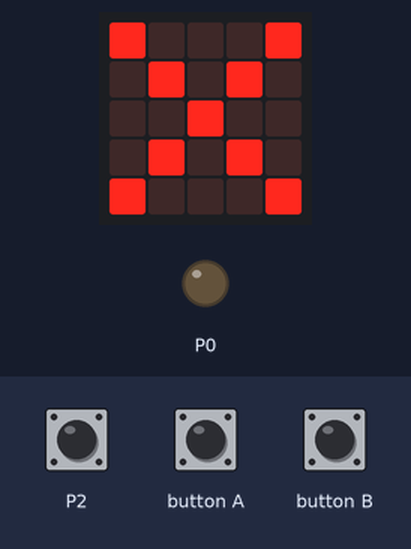
This program was run on a simulated BBC micro:bit (MakeCode). Parts: the board's 5×5 LED display, output pins drawn as LEDs (lit = HIGH). The inputs (shaded band) are chosen by the test bench; at power-on: P2 LOW.

Above: at 1.8 s.
1.9 s: P2 pulled HIGH for 0.15 s
At 2.6 s:
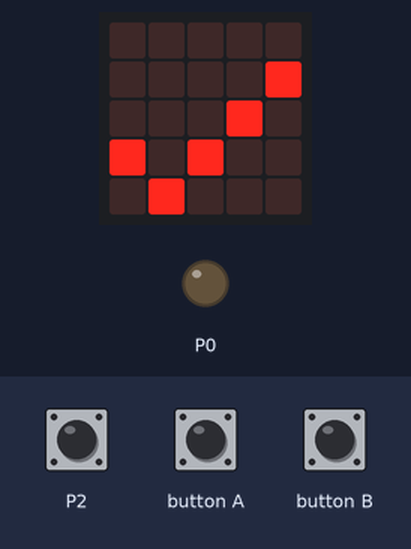
3.5 s: P2 pulled HIGH for 1 s
At 6.0 s:
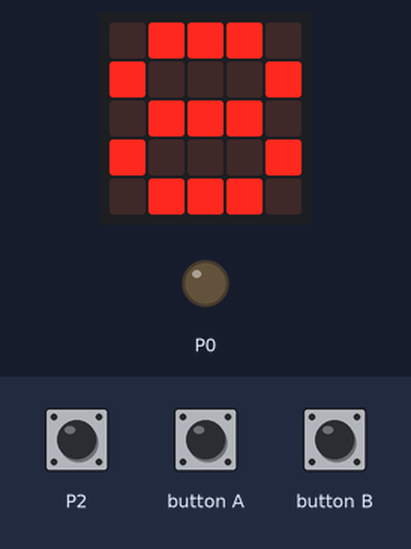
7.5 s: P2 pulled HIGH for 3.2 s
At 24.9 s:
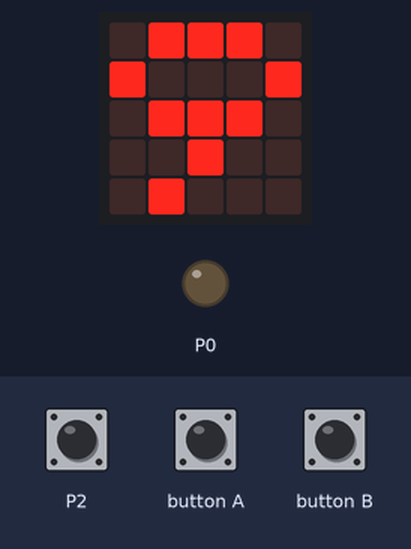
Timing chart, 0 to 45.8 s (numbered marks = the images above; inputs shaded):
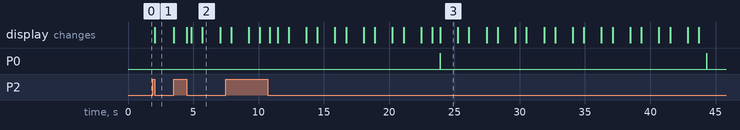

The program:

microbits.py
```python
# Why are these seperate from the arduino?
# It's easier to anage the button state
# (I.e keep it on until light changed), and
# side bonus the display is easy to use!

TIMER = 0
DISTANCE = 0
RIGHT_WAY_FLAG = False
basic.show_icon(IconNames.No)

def pulse_signal(pin):
  pins.digital_write_pin(pin, 1)
  basic.pause(10)
  pins.digital_write_pin(pin, 0)

def ped_call():
  if not RIGHT_WAY_FLAG:
    pins.digital_write_pin(DigitalPin.P0, 1)
    pulse_signal(DigitalPin.P1)

input.on_button_pressed(Button.B, ped_call)
input.on_button_pressed(Button.A, ped_call)


# On receiving right of way signal
def on_pulsed_p2_high():
  pins.digital_write_pin(DigitalPin.P0, 0) # reset timer
  global TIMER
  global RIGHT_WAY_FLAG
  RIGHT_WAY_FLAG = True
  basic.show_icon(IconNames.Yes)
pins.on_pulsed(DigitalPin.P2, PulseValue.HIGH, on_pulsed_p2_high)

# Trigger warning countdown
def on_pulsed_p2_low():
  if RIGHT_WAY_FLAG: # Only if we got right of way
    global RIGHT_WAY_FLAG
    global TIMER
    RIGHT_WAY_FLAG = False
    TIMER = 9
    for _ in range(9):
      basic.show_number(TIMER)
      TIMER += -1
      basic.pause(600)       # Due to a weird timing bug this loop
      basic.show_string("")  # intentionally DOESN't add to 1 second
      basic.pause(100)
    basic.show_icon(IconNames.No)
    pulse_signal(DigitalPin.P0) # Tell controller we're done
pins.on_pulsed(DigitalPin.P2, PulseValue.LOW, on_pulsed_p2_low)
```

Measured:
- after the input at 1.9 s, the display: changes after 0.15 s (image 1)
- after the input at 3.5 s, the display: first changes at once (image 2 shows a later state)
- after the input at 7.5 s, the display: first differs from a run without the input after 3.4 s (image 3 shows a later state)
- by itself, P0: alternates HIGH for 0.01 s and LOW for 20.4 s
- what the display in image 2 shows lasts 1.4 s, from 5.7 s to 7.1 s
